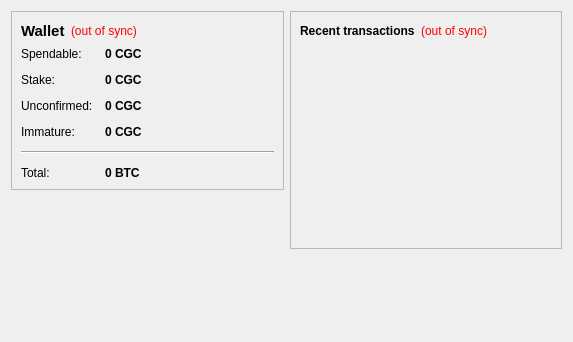
<?xml version="1.0" encoding="UTF-8"?>
<ui version="4.0">
 <class>OverviewPage</class>
 <widget class="QWidget" name="OverviewPage">
  <property name="geometry">
   <rect>
    <x>0</x>
    <y>0</y>
    <width>573</width>
    <height>342</height>
   </rect>
  </property>
  <property name="windowTitle">
   <string>Form</string>
  </property>
  <layout class="QHBoxLayout" name="horizontalLayout" stretch="1,1">
   <item>
    <layout class="QVBoxLayout" name="verticalLayout_2">
     <item>
      <widget class="QFrame" name="frame">
       <property name="frameShape">
        <enum>QFrame::StyledPanel</enum>
       </property>
       <property name="frameShadow">
        <enum>QFrame::Raised</enum>
       </property>
       <layout class="QVBoxLayout" name="verticalLayout_4">
        <item>
         <layout class="QHBoxLayout" name="horizontalLayout_4">
          <item>
           <widget class="QLabel" name="label_5">
            <property name="font">
             <font>
              <pointsize>11</pointsize>
              <weight>75</weight>
              <bold>true</bold>
             </font>
            </property>
            <property name="text">
             <string>Wallet</string>
            </property>
           </widget>
          </item>
          <item>
           <widget class="QLabel" name="labelWalletStatus">
            <property name="toolTip">
             <string>The displayed information may be out of date. Your wallet automatically synchronizes with the cgc-project network after a connection is established, but this process has not completed yet.</string>
            </property>
            <property name="styleSheet">
             <string notr="true">QLabel { color: red; }</string>
            </property>
            <property name="text">
             <string notr="true">(out of sync)</string>
            </property>
            <property name="alignment">
             <set>Qt::AlignLeading|Qt::AlignLeft|Qt::AlignVCenter</set>
            </property>
           </widget>
          </item>
          <item>
           <spacer name="horizontalSpacer_2">
            <property name="orientation">
             <enum>Qt::Horizontal</enum>
            </property>
            <property name="sizeHint" stdset="0">
             <size>
              <width>40</width>
              <height>20</height>
             </size>
            </property>
           </spacer>
          </item>
         </layout>
        </item>
        <item>
         <layout class="QFormLayout" name="formLayout_2">
          <property name="fieldGrowthPolicy">
           <enum>QFormLayout::AllNonFixedFieldsGrow</enum>
          </property>
          <property name="horizontalSpacing">
           <number>12</number>
          </property>
          <property name="verticalSpacing">
           <number>12</number>
          </property>
          <item row="0" column="0">
           <widget class="QLabel" name="label">
            <property name="text">
             <string>Spendable:</string>
            </property>
           </widget>
          </item>
          <item row="0" column="1">
           <widget class="QLabel" name="labelBalance">
            <property name="font">
             <font>
              <weight>75</weight>
              <bold>true</bold>
             </font>
            </property>
            <property name="cursor">
             <cursorShape>IBeamCursor</cursorShape>
            </property>
            <property name="toolTip">
             <string>Your current spendable balance</string>
            </property>
            <property name="text">
             <string notr="true">0 CGC</string>
            </property>
            <property name="textInteractionFlags">
             <set>Qt::LinksAccessibleByMouse|Qt::TextSelectableByKeyboard|Qt::TextSelectableByMouse</set>
            </property>
           </widget>
          </item>
          <item row="1" column="0">
           <widget class="QLabel" name="label_6">
            <property name="text">
             <string>Stake:</string>
            </property>
           </widget>
          </item>
          <item row="1" column="1">
           <widget class="QLabel" name="labelStake">
            <property name="font">
             <font>
              <weight>75</weight>
              <bold>true</bold>
             </font>
            </property>
            <property name="cursor">
             <cursorShape>IBeamCursor</cursorShape>
            </property>
            <property name="toolTip">
             <string>Total of coins that was staked, and do not yet count toward the current balance</string>
            </property>
            <property name="text">
             <string notr="true">0 CGC</string>
            </property>
            <property name="textInteractionFlags">
             <set>Qt::LinksAccessibleByMouse|Qt::TextSelectableByKeyboard|Qt::TextSelectableByMouse</set>
            </property>
           </widget>
          </item>
          <item row="2" column="0">
           <widget class="QLabel" name="label_3">
            <property name="text">
             <string>Unconfirmed:</string>
            </property>
           </widget>
          </item>
          <item row="2" column="1">
           <widget class="QLabel" name="labelUnconfirmed">
            <property name="font">
             <font>
              <weight>75</weight>
              <bold>true</bold>
             </font>
            </property>
            <property name="cursor">
             <cursorShape>IBeamCursor</cursorShape>
            </property>
            <property name="toolTip">
             <string>Total of transactions that have yet to be confirmed, and do not yet count toward the current balance</string>
            </property>
            <property name="text">
             <string notr="true">0 CGC</string>
            </property>
            <property name="textInteractionFlags">
             <set>Qt::LinksAccessibleByMouse|Qt::TextSelectableByKeyboard|Qt::TextSelectableByMouse</set>
            </property>
           </widget>
          </item>
          <item row="3" column="0">
           <widget class="QLabel" name="labelImmatureText">
            <property name="text">
             <string>Immature:</string>
            </property>
           </widget>
          </item>
          <item row="3" column="1">
           <widget class="QLabel" name="labelImmature">
            <property name="font">
             <font>
              <weight>75</weight>
              <bold>true</bold>
             </font>
            </property>
            <property name="toolTip">
             <string>Mined balance that has not yet matured</string>
            </property>
            <property name="text">
             <string notr="true">0 CGC</string>
            </property>
            <property name="textInteractionFlags">
             <set>Qt::LinksAccessibleByMouse|Qt::TextSelectableByKeyboard|Qt::TextSelectableByMouse</set>
            </property>
           </widget>
          </item>
          <item row="4" column="0" colspan="2">
           <widget class="Line" name="line">
            <property name="orientation">
             <enum>Qt::Horizontal</enum>
            </property>
           </widget>
          </item>
          <item row="5" column="0">
           <widget class="QLabel" name="labelTotalText">
            <property name="text">
             <string>Total:</string>
            </property>
           </widget>
          </item>
          <item row="5" column="1">
           <widget class="QLabel" name="labelTotal">
            <property name="font">
             <font>
              <weight>75</weight>
              <bold>true</bold>
             </font>
            </property>
            <property name="cursor">
             <cursorShape>IBeamCursor</cursorShape>
            </property>
            <property name="toolTip">
             <string>Your current total balance</string>
            </property>
            <property name="text">
             <string notr="true">0 BTC</string>
            </property>
            <property name="textInteractionFlags">
             <set>Qt::LinksAccessibleByMouse|Qt::TextSelectableByKeyboard|Qt::TextSelectableByMouse</set>
            </property>
           </widget>
          </item>
         </layout>
        </item>
       </layout>
      </widget>
     </item>
     <item>
      <spacer name="verticalSpacer">
       <property name="orientation">
        <enum>Qt::Vertical</enum>
       </property>
       <property name="sizeHint" stdset="0">
        <size>
         <width>20</width>
         <height>40</height>
        </size>
       </property>
      </spacer>
     </item>
    </layout>
   </item>
   <item>
    <layout class="QVBoxLayout" name="verticalLayout_3">
     <item>
      <widget class="QFrame" name="frame_2">
       <property name="frameShape">
        <enum>QFrame::StyledPanel</enum>
       </property>
       <property name="frameShadow">
        <enum>QFrame::Raised</enum>
       </property>
       <layout class="QVBoxLayout" name="verticalLayout">
        <item>
         <layout class="QHBoxLayout" name="horizontalLayout_2">
          <item>
           <widget class="QLabel" name="label_4">
            <property name="text">
             <string>&lt;b&gt;Recent transactions&lt;/b&gt;</string>
            </property>
           </widget>
          </item>
          <item>
           <widget class="QLabel" name="labelTransactionsStatus">
            <property name="toolTip">
             <string>The displayed information may be out of date. Your wallet automatically synchronizes with the cgc-project network after a connection is established, but this process has not completed yet.</string>
            </property>
            <property name="styleSheet">
             <string notr="true">QLabel { color: red; }</string>
            </property>
            <property name="text">
             <string notr="true">(out of sync)</string>
            </property>
            <property name="alignment">
             <set>Qt::AlignRight|Qt::AlignTrailing|Qt::AlignVCenter</set>
            </property>
           </widget>
          </item>
          <item>
           <spacer name="horizontalSpacer">
            <property name="orientation">
             <enum>Qt::Horizontal</enum>
            </property>
            <property name="sizeHint" stdset="0">
             <size>
              <width>40</width>
              <height>20</height>
             </size>
            </property>
           </spacer>
          </item>
         </layout>
        </item>
        <item>
         <widget class="QListView" name="listTransactions">
          <property name="styleSheet">
           <string notr="true">QListView { background: transparent; }</string>
          </property>
          <property name="frameShape">
           <enum>QFrame::NoFrame</enum>
          </property>
          <property name="verticalScrollBarPolicy">
           <enum>Qt::ScrollBarAlwaysOff</enum>
          </property>
          <property name="horizontalScrollBarPolicy">
           <enum>Qt::ScrollBarAlwaysOff</enum>
          </property>
          <property name="selectionMode">
           <enum>QAbstractItemView::NoSelection</enum>
          </property>
         </widget>
        </item>
       </layout>
      </widget>
     </item>
     <item>
      <spacer name="verticalSpacer_2">
       <property name="orientation">
        <enum>Qt::Vertical</enum>
       </property>
       <property name="sizeHint" stdset="0">
        <size>
         <width>20</width>
         <height>40</height>
        </size>
       </property>
      </spacer>
     </item>
    </layout>
   </item>
  </layout>
 </widget>
 <resources/>
 <connections/>
</ui>
